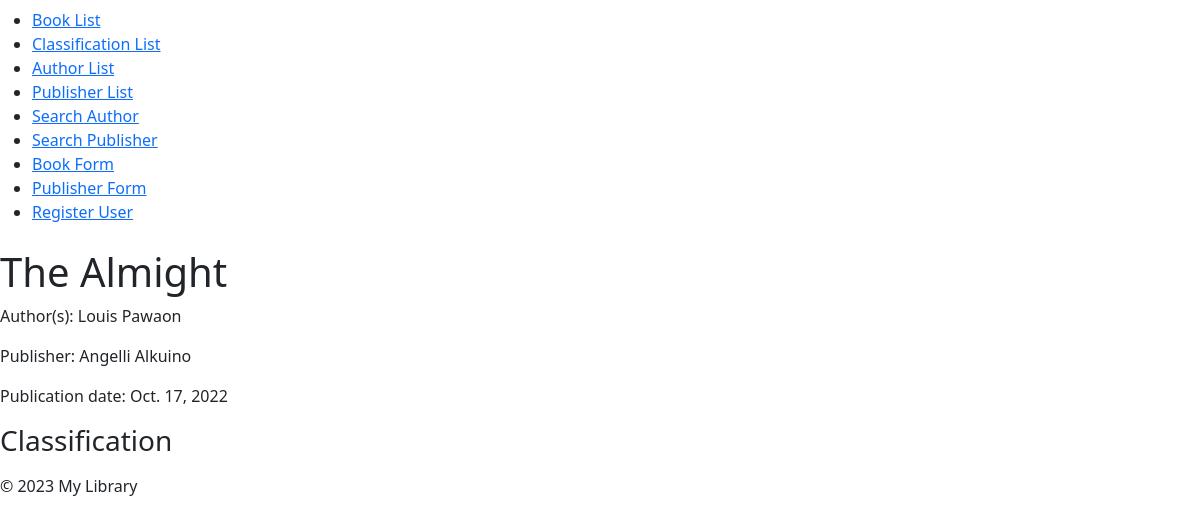
Screenshot of /books/2/ (signed in) with the database file from the repository.
### exercises/models.py (models this page shows, shortened)
class Book (models.Model):
    title = models.CharField(max_length=255)
    authors = models.ManyToManyField('exercises.Author')
    publisher = models.ForeignKey(
        "exercises.Publisher",
        on_delete=models.CASCADE
    )
    publication_date = models.DateField()
    def was_published_recently(self):
        date_today = timezone.now().date()
        return self.publication_date >= date_today - timedelta(day=1)
    was_published_recently.admin_order_field = "publication_date"
    was_published_recently.boolean=True
    was_published_recently.short_description = "Published recently?"
    class Meta:
        verbose_name = _("Book")
        verbose_name_plural = _("Books")

class Author (models.Model):
    first_name = models.CharField(max_length=30)
    last_name = models.CharField(max_length=30)
    email = models.EmailField(verbose_name="e-mail")
    class Meta:
        verbose_name = _("Author")
        verbose_name_plural = _("Authors")
    def __str__(self):
        return f"{self.first_name} {self.last_name}"

class Publisher(models.Model):
    name = models.CharField(max_length=30)
    address = models.CharField(max_length=30)
    city = models.CharField(max_length=60)
    state_province = models.CharField(max_length=30)
    country = models.CharField(max_length=50)
    website = models.URLField()
    def __str__(self):
        return self.name
    class Meta:
        verbose_name = _("Publisher")
        verbose_name_plural = _("Publishers")

### exercises/views.py (the view)
# urls.py: path('books/<int:book_id>/', book_detail, name='book_detail'),
@login_required
def book_detail(request, book_id):
    book = get_object_or_404(Book, pk=book_id)
    return render(request, 'book_detail.html', {'book': book})

### exercises/templates/book_detail.html (shortened to what this page needs)
{% extends 'base.html' %}
{% block content %}
  <h1>{{ book.title }}</h1>
  <p>Author(s): {{ book.authors.all|join:", " }}</p>
  <p>Publisher: {{ book.publisher }}</p>
  <p>Publication date: {{ book.publication_date }}</p>
  <h3>Classification</h3>
{% endblock %}

### rows the page displays
Book: title "The Almight", authors.all "Louis Pawaon", publisher "Angelli Alkuino", publication_date "Oct. 17, 2022"
